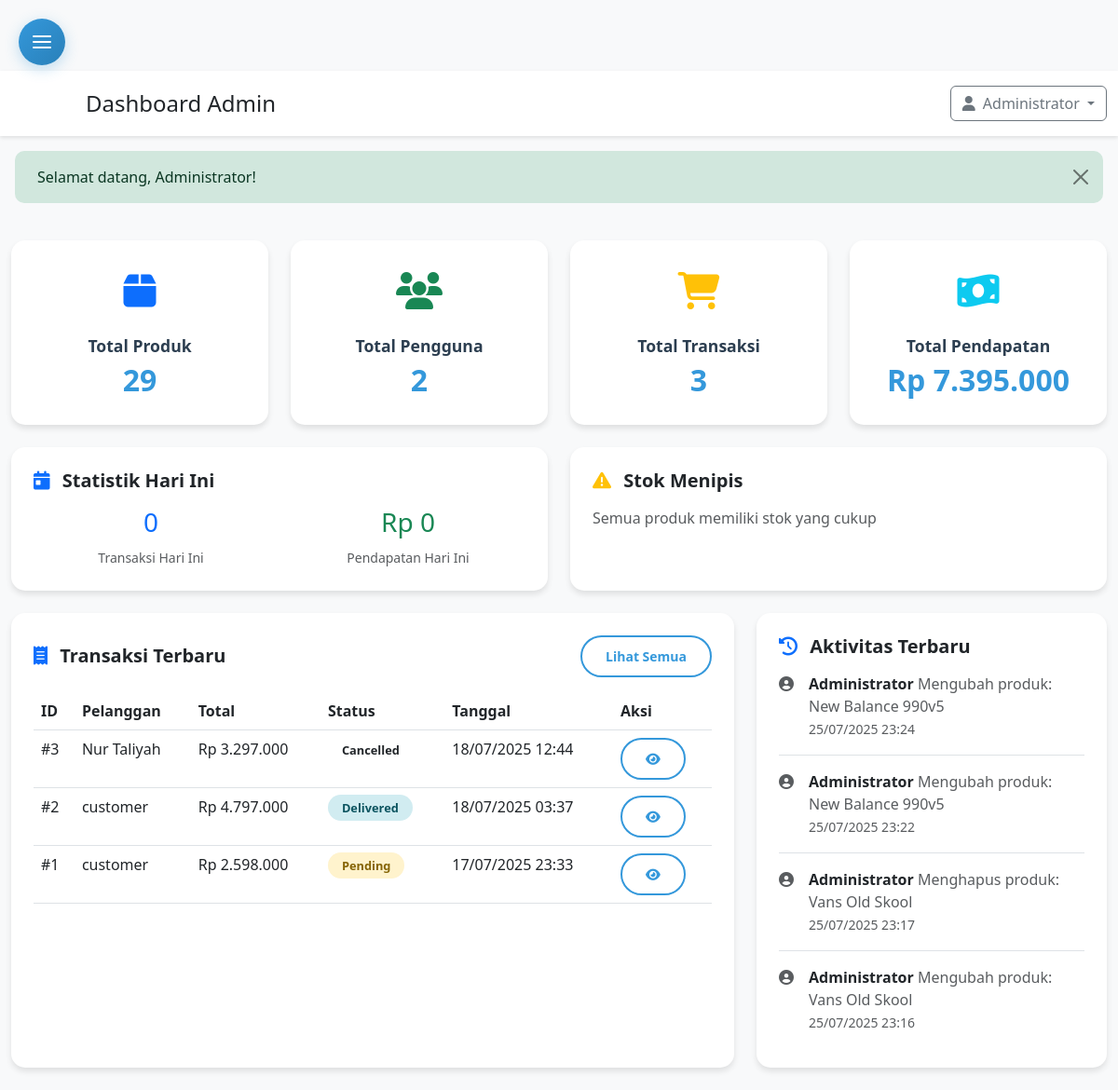
/admin/index.php (signed in), run on an earlier commit of the app's database.
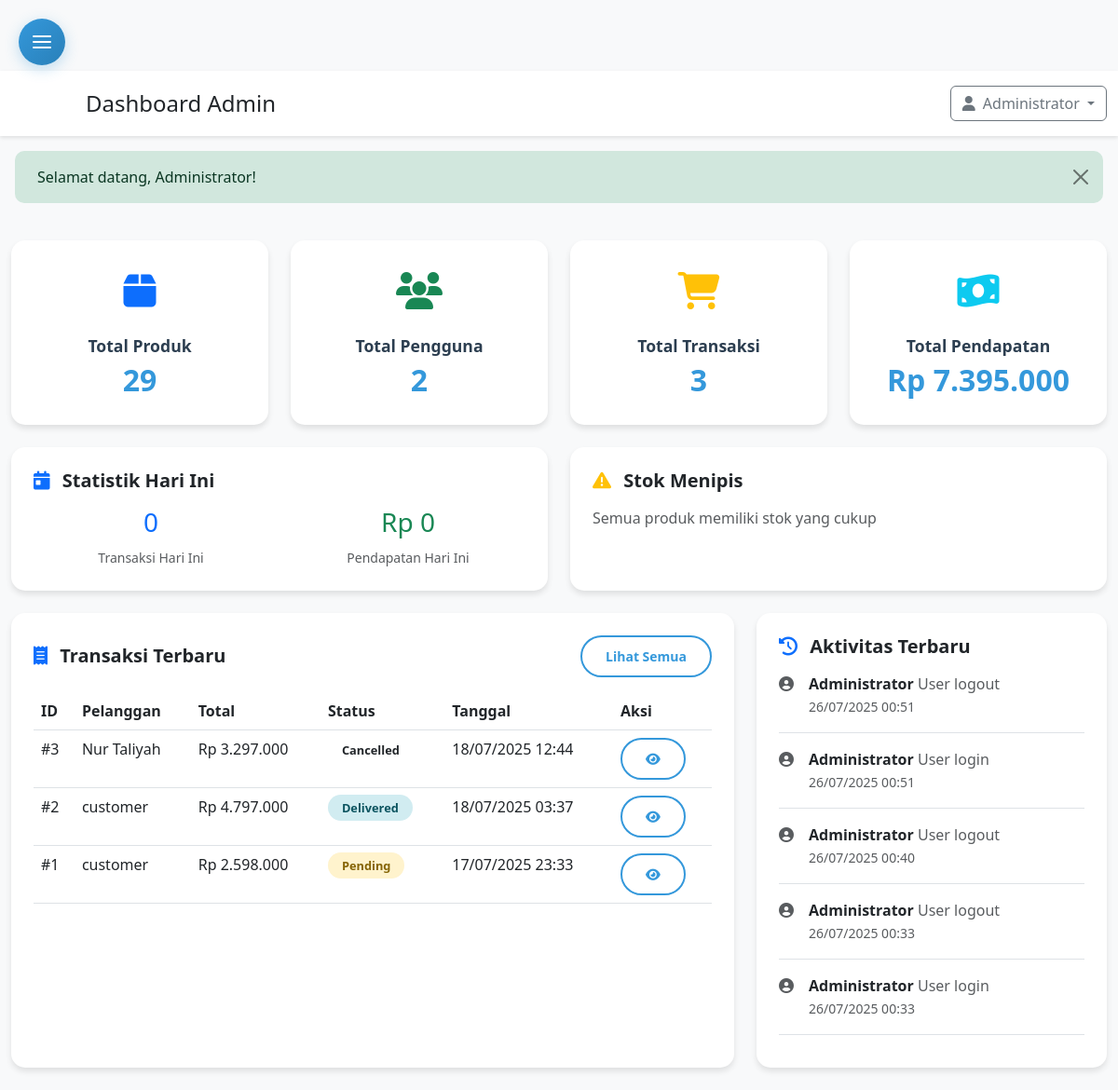
And on a later commit of the database.
### tables this page shows
CREATE TABLE `orders` (
  `id` int(11) NOT NULL,
  `order_number` varchar(50) NOT NULL,
  `user_id` int(11) NOT NULL,
  `total_amount` decimal(10,2) NOT NULL,
  `status` enum('pending','processing','shipped','delivered','cancelled') DEFAULT 'pending',
  `address` text NOT NULL,
  `city` varchar(100) NOT NULL,
  `state` varchar(100) NOT NULL,
  `zip` varchar(20) NOT NULL,
  `phone` varchar(20) NOT NULL,
  `courier_note` text DEFAULT NULL,
  `payment_method` varchar(50) NOT NULL,
  `created_at` timestamp NOT NULL DEFAULT current_timestamp(),
  `updated_at` timestamp NOT NULL DEFAULT current_timestamp() ON UPDATE current_timestamp()
);

CREATE TABLE `users` (
  `id` int(11) NOT NULL,
  `name` varchar(255) NOT NULL,
  `email` varchar(255) NOT NULL,
  `password` varchar(255) NOT NULL,
  `phone` varchar(20) DEFAULT NULL,
  `address` text DEFAULT NULL,
  `role_id` int(11) DEFAULT 2,
  `status` tinyint(1) DEFAULT 1,
  `created_at` datetime DEFAULT current_timestamp(),
  `updated_at` datetime DEFAULT current_timestamp() ON UPDATE current_timestamp()
);

CREATE TABLE `activity_logs` (
  `id` int(11) NOT NULL,
  `user_id` int(11) DEFAULT NULL,
  `activity` text DEFAULT NULL,
  `created_at` datetime DEFAULT current_timestamp()
);

### config.php (called while the page is built, shortened)
<?php
function formatPrice($price) {
    return 'Rp ' . number_format($price, 0, ',', '.');
}
?>

### admin/index.php (the view, shortened to what the changed rows need)
<?php
require_once '../config.php';
$stmt = $pdo->query("
    SELECT o.*, u.name as user_name
    FROM orders o
    JOIN users u ON o.user_id = u.id
    ORDER BY o.created_at DESC
    LIMIT 10
");
$recent_transactions = $stmt->fetchAll();
$stmt = $pdo->query("
    SELECT a.*, u.name as user_name
    FROM activity_logs a
    JOIN users u ON a.user_id = u.id
    ORDER BY a.created_at DESC
    LIMIT 15
");
$recent_activities = $stmt->fetchAll();
include 'includes/admin_header.php';
?>
<div class="container-fluid py-4">
    <div class="row g-4">
        <div class="col-lg-8">
            <div class="admin-card">
                <?php if ($recent_transactions): ?>
                <div class="table-responsive">
                    <table class="table table-hover">
                        <thead>
                            <tr>
                                <th>ID</th>
                                <th>Pelanggan</th>
                                <th>Total</th>
                                <th>Status</th>
                                <th>Tanggal</th>
                                <th>Aksi</th>
                            </tr>
                        </thead>
                        <tbody>
                            <?php foreach ($recent_transactions as $transaction): ?>
                            <tr>
                                <td>#<?php echo $transaction['id']; ?></td>
                                <td><?php echo $transaction['user_name']; ?></td>
                                <td><?php echo formatPrice($transaction['total_amount']); ?></td>
                                <td>
                                    <span class="status-badge status-<?php echo $transaction['status']; ?>">
                                        <?php echo ucfirst($transaction['status']); ?>
                                    </span>
                                </td>
                                <td><?php echo date('d/m/Y H:i', strtotime($transaction['created_at'])); ?></td>
                                <td>
                                    <a href="transaction-detail.php?id=<?php echo $transaction['id']; ?>"
                                       class="btn btn-sm btn-outline-primary">
                                        <i class="fas fa-eye"></i>
                                    </a>
                                </td>
                            </tr>
                            <?php endforeach; ?>
                        </tbody>
                    </table>
                </div>
                <?php else: ?>
                <p class="text-muted text-center py-4">Belum ada transaksi</p>
                <?php endif; ?>
            </div>
        </div>
        <div class="col-lg-4">
            <div class="admin-card">
                <?php if ($recent_activities): ?>
                <div class="activity-list" style="max-height: 400px; overflow-y: auto;">
                    <?php foreach ($recent_activities as $activity): ?>
                    <div class="activity-item mb-3 pb-3 border-bottom">
                        <div class="d-flex align-items-start">
                            <div class="activity-icon me-3">
                                <i class="fas fa-user-circle text-muted"></i>
                            </div>
                            <div class="flex-grow-1">
                                <div class="activity-content">
                                    <strong><?php echo $activity['user_name']; ?></strong>
                                    <span class="text-muted"><?php echo $activity['activity']; ?></span>
                                </div>
                                <small class="text-muted">
                                    <?php echo date('d/m/Y H:i', strtotime($activity['created_at'])); ?>
                                </small>
                            </div>
                        </div>
                    </div>
                    <?php endforeach; ?>
                </div>
                <?php else: ?>
                <p class="text-muted text-center py-4">Belum ada aktivitas</p>
                <?php endif; ?>
            </div>
        </div>
    </div>
</div>
<?php include 'includes/admin_footer.php'; ?>

What changed in the data, as far as the page shows it:
no longer on this page (row unchanged): activity_logs: user.name "Administrator", activity "Mengubah produk: New Balance 990v5", created_at "25/07/2025 23:24"
no longer on this page (row unchanged): activity_logs: user.name "Administrator", activity "Mengubah produk: New Balance 990v5", created_at "25/07/2025 23:22"
no longer on this page (row unchanged): activity_logs: user.name "Administrator", activity "Menghapus produk: Vans Old Skool", created_at "25/07/2025 23:17"
no longer on this page (row unchanged): activity_logs: user.name "Administrator", activity "Mengubah produk: Vans Old Skool", created_at "25/07/2025 23:16"
added activity_logs: user.name "Administrator", activity "User logout", created_at "26/07/2025 00:51"
added activity_logs: user.name "Administrator", activity "User login", created_at "26/07/2025 00:51"
added activity_logs: user.name "Administrator", activity "User logout", created_at "26/07/2025 00:40"
added activity_logs: user.name "Administrator", activity "User logout", created_at "26/07/2025 00:33"
added activity_logs: user.name "Administrator", activity "User login", created_at "26/07/2025 00:33"
